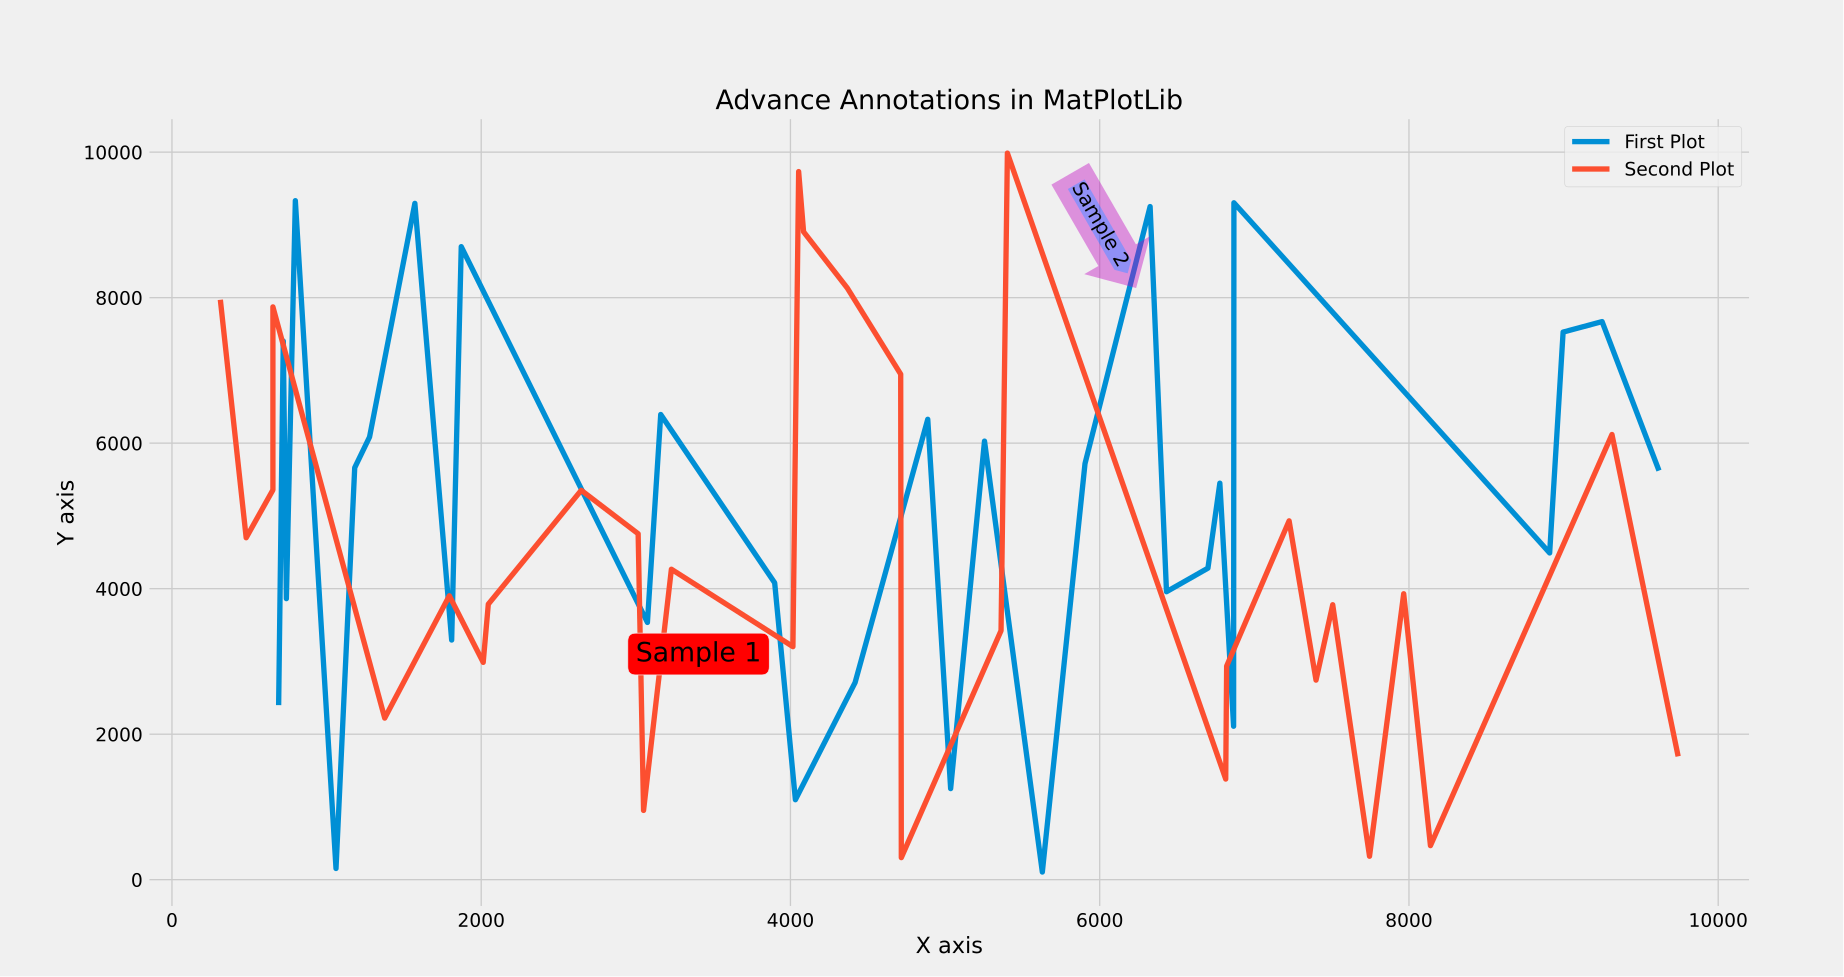

The Python source for this figure:
# Date 18-06-2021

import matplotlib.pyplot as plt
import numpy as np

x1 = np.array([6326, 1061, 5255, 8910, 4032, 5036, 1182, 6432, 8997, 3161, 9249,
               1871, 6866, 6700,  798, 5905,  690, 1571,  740,  720, 5629, 3075,
               6868, 4888, 4418, 1278, 9617, 6777, 1809, 3898])
y1 = np.array([2399, 7403, 3863, 9333,  154, 5663, 6085, 9296, 3294, 8701, 3536,
               6394, 4080, 1099, 2709, 6328, 1252, 6028,  105, 5719, 9252, 3958,
               4282, 5450, 2109, 9304, 4491, 7527, 7671, 5623])

x2 = np.array([313, 2647, 7225, 2046, 4713, 6821, 8139, 3050, 2013, 3015, 6815,
               4368, 3230, 7745, 7966, 4053, 4717, 4016, 1376,  653, 4085,  480,
               7399, 5362,  653, 1794, 7507, 5403, 9313, 9741])
y2 = np.array([7971, 4700, 5357, 7873, 2221, 3902, 2987, 3787, 5352, 4755,  952,
               4267, 3203, 9733, 8905, 8131, 6948,  303, 3423, 9987, 1383, 2936,
               4932, 2743, 3779,  322, 3930,  468, 6119, 1695])


x1.sort()
x2.sort()

plt.style.use('fivethirtyeight')

bbox_dict = dict(boxstyle="round", fc="r", alpha=.9999)
plt.text(3000, 3000, "Sample 1", size=20,
         bbox=bbox_dict)


bbox_props = dict(boxstyle="rarrow", fc='b', alpha=.4, ec="m", lw=9)
t = plt.text(6000, 9000, "Sample 2", ha="center", va="center", rotation=300,
             size=15,
             bbox=bbox_props)

plt.plot(x1, y1, label='First Plot')
plt.plot(x2, y2, label='Second Plot')
plt.xlabel('X axis')
plt.ylabel('Y axis')
plt.title('Advance Annotations in MatPlotLib')
plt.legend()
plt.show()
